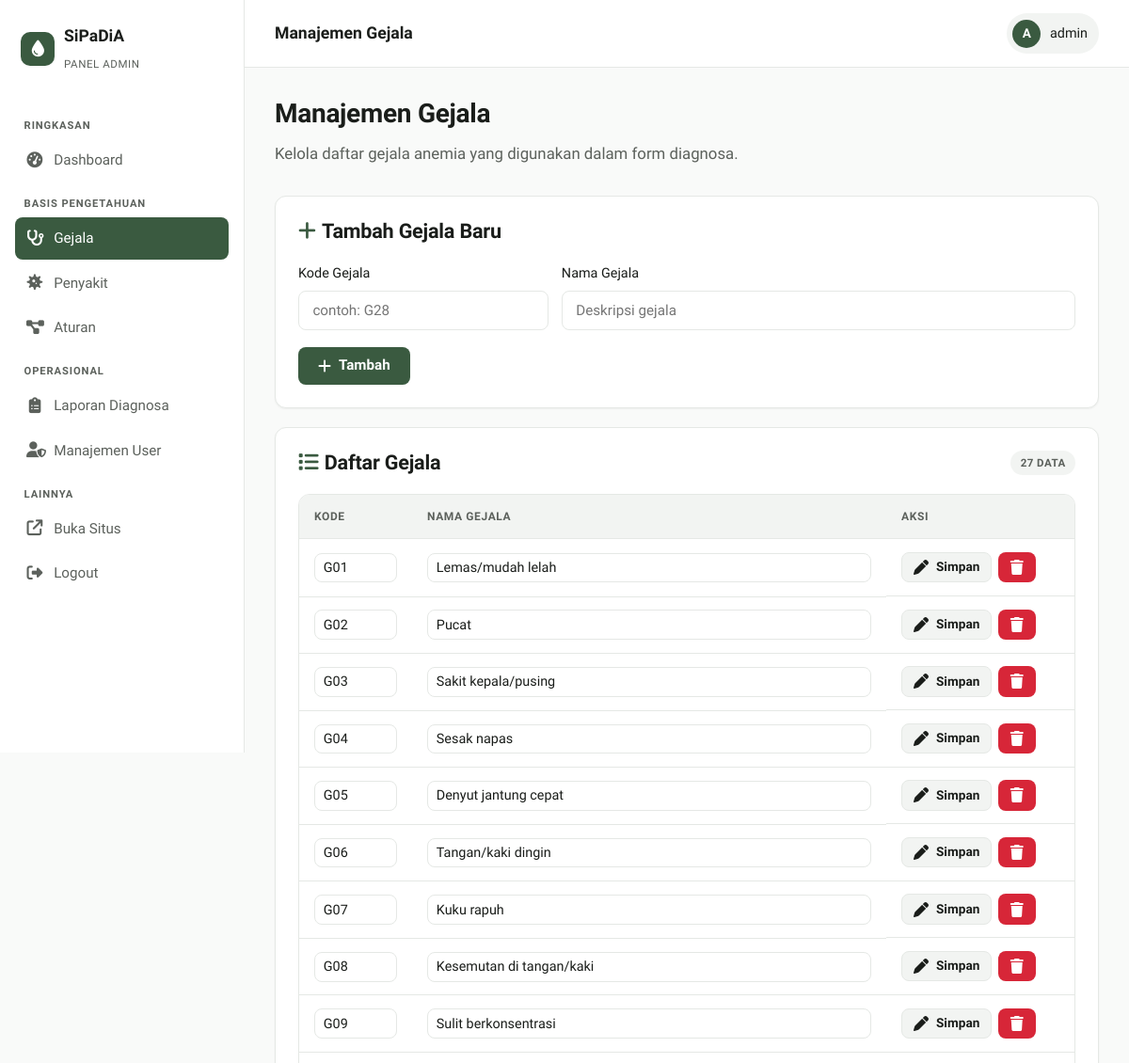
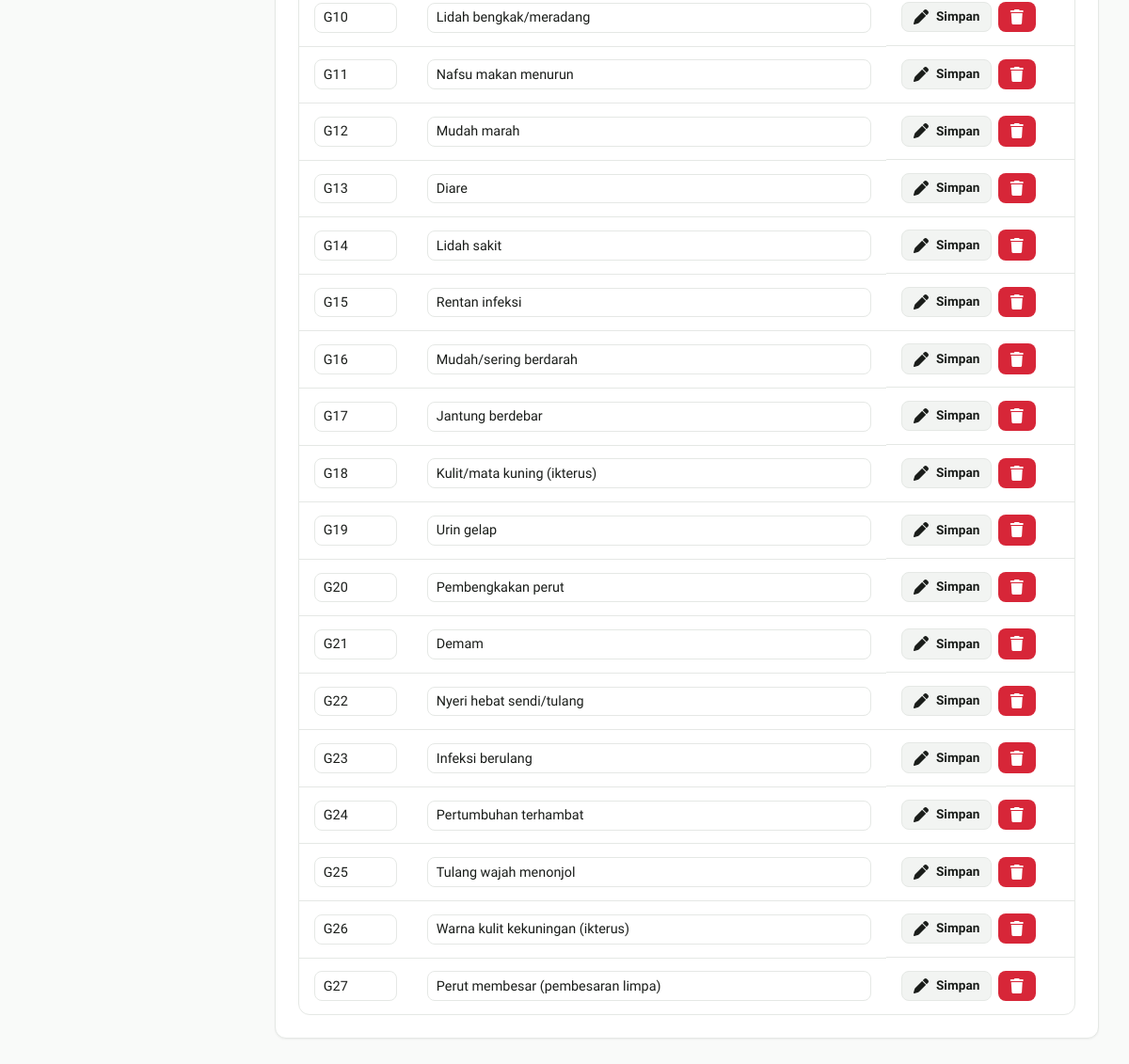
Page /admin/crud_gejala.php (signed in) on the committed database (2 pictures, top to bottom).
### tables this page shows
CREATE TABLE IF NOT EXISTS gejala (
  id_gejala INT AUTO_INCREMENT PRIMARY KEY,
  kode_gejala VARCHAR(5) UNIQUE,
  nama_gejala VARCHAR(100)
);

### admin/crud_gejala.php (the view, shortened to what this page needs)
<?php
include '../config.php';
$gejala = $conn->query("SELECT * FROM gejala ORDER BY kode_gejala ASC");
include '../partials/admin_header.php';
?>
<div class="page-header">
    <h2>Manajemen Gejala</h2>
    <p class="lead">Kelola daftar gejala anemia yang digunakan dalam form diagnosa.</p>
</div>
<div class="card">
    <div class="card-head"><h3><i class="fa-solid fa-plus" style="color:var(--primary);margin-right:.4rem;"></i>Tambah Gejala Baru</h3></div>
    <form method="post" data-testid="form-tambah-gejala">
        <div class="form-row">
            <div class="form-group">
                <label>Kode Gejala</label>
                <input type="text" name="kode_gejala" placeholder="contoh: G28" required maxlength="5" data-testid="input-kode-gejala">
            </div>
            <div class="form-group" style="grid-column: span 2;">
                <label>Nama Gejala</label>
                <input type="text" name="nama_gejala" placeholder="Deskripsi gejala" required data-testid="input-nama-gejala">
            </div>
        </div>
        <button type="submit" name="tambah" class="btn btn-primary" data-testid="btn-tambah-gejala"><i class="fa-solid fa-plus"></i> Tambah</button>
    </form>
</div>
<div class="card">
    <div class="card-head">
        <h3><i class="fa-solid fa-list" style="color:var(--primary);margin-right:.4rem;"></i>Daftar Gejala</h3>
        <span class="badge badge-muted"><?php echo $gejala->num_rows; ?> data</span>
    </div>
    <div class="table-wrap">
        <table class="data">
            <thead><tr><th style="width:120px;">Kode</th><th>Nama Gejala</th><th style="width:200px;">Aksi</th></tr></thead>
            <tbody>
            <?php if ($gejala->num_rows === 0): ?>
                <tr><td colspan="3" class="text-center text-muted" style="padding:2rem;">Belum ada gejala.</td></tr>
            <?php else: while ($g = $gejala->fetch_assoc()): ?>
                <tr data-testid="row-gejala-<?php echo $g['id_gejala']; ?>">
                    <form method="post" style="display:contents;">
                        <td><input type="text" name="kode_gejala" value="<?php echo htmlspecialchars($g['kode_gejala']); ?>" maxlength="5" required></td>
                        <td><input type="text" name="nama_gejala" value="<?php echo htmlspecialchars($g['nama_gejala']); ?>" required></td>
                        <td class="actions-cell">
                            <button name="edit" type="submit" class="btn btn-secondary btn-sm" data-testid="btn-edit-<?php echo $g['id_gejala']; ?>"><i class="fa-solid fa-pen"></i> Simpan</button>
                            <a href="?hapus=<?php echo $g['id_gejala']; ?>" class="btn btn-danger btn-sm" onclick="return confirm('Hapus gejala ini? Aturan terkait juga akan dihapus.');" data-testid="btn-hapus-<?php echo $g['id_gejala']; ?>"><i class="fa-solid fa-trash"></i></a>
                        </td>
                    </form>
                </tr>
            <?php endwhile; endif; ?>
            </tbody>
        </table>
    </div>
</div>
<?php include '../partials/admin_footer.php'; ?>

### assets/style.css (style rules this page uses)
:root { --bg: #F9FAF9; --surface: #FFFFFF; --surface-alt: #F2F4F2; --primary: #3A5A40; --primary-hover: #2B4330; --primary-soft: #E8EFE9; --secondary: #A3B18A; --text: #1A1D1A; --text-muted: #5C615C; --border: #E5E8E5; --success: #2D6A4F; --success-soft: #E8F5E9; --danger: #D72638; --danger-hover: #B01B29; --danger-soft: #FDECEE; --warning: #F4A261; --warning-soft: #FFF4E6; --info: #1565C0; --info-soft: #E3F2FD; --font-heading: 'Epilogue', system-ui, sans-serif; --font-body: 'Work Sans', system-ui, sans-serif; --r-sm: 4px; --r-md: 8px; --r-lg: 12px; --r-pill: 9999px; --shadow-sm: 0 1px 2px rgba(0,0,0,0.05); --shadow-md: 0 4px 6px -1px rgba(0,0,0,0.05), 0 2px 4px -1px rgba(0,0,0,0.03); --shadow-lg: 0 10px 15px -3px rgba(0,0,0,0.06), 0 4px 6px -2px rgba(0,0,0,0.03); --t-fast: 0.15s ease; --t: 0.2s cubic-bezier(0.4, 0, 0.2, 1); }
* { box-sizing: border-box; }
html, body { margin: 0; padding: 0; background: var(--bg); color: var(--text); font-family: var(--font-body); font-size: 16px; line-height: 1.6; -webkit-font-smoothing: antialiased; }
h1, h2, h3, h4, h5 { font-family: var(--font-heading); color: var(--text); margin: 0 0 0.75rem; line-height: 1.2; letter-spacing: -0.01em; }
h2 { font-size: 1.75rem; font-weight: 700; }
h3 { font-size: 1.35rem; font-weight: 600; }
p { margin: 0 0 1rem; color: var(--text); }
a { color: var(--primary); text-decoration: none; transition: color var(--t-fast); }
.page-header { margin-bottom: 2rem; }
.page-header .lead { color: var(--text-muted); font-size: 1.05rem; }
.card { background: var(--surface); border: 1px solid var(--border); border-radius: var(--r-lg); padding: 1.5rem; box-shadow: var(--shadow-sm); }
.card + .card { margin-top: 1.25rem; }
.card-head { display: flex; justify-content: space-between; align-items: center; gap: 1rem; margin-bottom: 1.25rem; }
.card-head h3, .card-head h2 { margin: 0; }
.btn { display: inline-flex; align-items: center; justify-content: center; gap: 0.5rem; padding: 0.7rem 1.25rem; font-family: var(--font-body); font-size: 0.95rem; font-weight: 600; border: 1px solid transparent; border-radius: var(--r-md); cursor: pointer; text-decoration: none; transition: var(--t); line-height: 1; }
.btn i { font-size: 1rem; }
.btn-primary { background: var(--primary); color: #fff; }
.btn-secondary { background: var(--surface-alt); color: var(--text); border-color: var(--border); }
.btn-danger { background: var(--danger); color: #fff; }
.btn-sm { padding: 0.45rem 0.75rem; font-size: 0.85rem; }
.form-group { margin-bottom: 1.1rem; }
.form-group label { display: block; margin-bottom: 0.4rem; font-weight: 500; font-size: 0.9rem; color: var(--text); }
.input, input[type="text"], input[type="password"], input[type="email"], input[type="number"], select, textarea { width: 100%; padding: 0.7rem 0.9rem; background: var(--surface); border: 1px solid var(--border); border-radius: var(--r-md); font-family: var(--font-body); font-size: 0.95rem; color: var(--text); transition: var(--t); outline: none; }
.form-row { display: grid; grid-template-columns: repeat(auto-fit, minmax(180px, 1fr)); gap: 0.85rem; }
.table-wrap { overflow-x: auto; border: 1px solid var(--border); border-radius: var(--r-lg); background: var(--surface); }
table.data { width: 100%; border-collapse: collapse; }
table.data th, table.data td { text-align: left; padding: 0.85rem 1rem; border-bottom: 1px solid var(--border); font-size: 0.95rem; vertical-align: middle; }
table.data th { background: var(--surface-alt); color: var(--text-muted); text-transform: uppercase; font-size: 0.75rem; letter-spacing: 0.05em; font-weight: 600; }
table.data tr:last-child td { border-bottom: none; }
table.data td input, table.data td select, table.data td textarea { padding: 0.4rem 0.55rem; font-size: 0.9rem; }
.actions-cell { white-space: nowrap; display: flex; gap: 0.4rem; }
.badge { display: inline-block; padding: 0.22rem 0.65rem; border-radius: var(--r-pill); font-size: 0.72rem; font-weight: 600; text-transform: uppercase; letter-spacing: 0.04em; }
.badge-muted { background: var(--surface-alt); color: var(--text-muted); }

### rows in the picture
gejala: kode_gejala "G01", nama_gejala "Lemas/mudah lelah"
gejala: kode_gejala "G02", nama_gejala "Pucat"
gejala: kode_gejala "G03", nama_gejala "Sakit kepala/pusing"
gejala: kode_gejala "G04", nama_gejala "Sesak napas"
gejala: kode_gejala "G05", nama_gejala "Denyut jantung cepat"
gejala: kode_gejala "G06", nama_gejala "Tangan/kaki dingin"
gejala: kode_gejala "G07", nama_gejala "Kuku rapuh"
gejala: kode_gejala "G08", nama_gejala "Kesemutan di tangan/kaki"
gejala: kode_gejala "G09", nama_gejala "Sulit berkonsentrasi"
gejala: kode_gejala "G10", nama_gejala "Lidah bengkak/meradang"
gejala: kode_gejala "G11", nama_gejala "Nafsu makan menurun"
gejala: kode_gejala "G12", nama_gejala "Mudah marah"
gejala: kode_gejala "G13", nama_gejala "Diare"
gejala: kode_gejala "G14", nama_gejala "Lidah sakit"
gejala: kode_gejala "G15", nama_gejala "Rentan infeksi"
gejala: kode_gejala "G16", nama_gejala "Mudah/sering berdarah"
gejala: kode_gejala "G17", nama_gejala "Jantung berdebar"
gejala: kode_gejala "G18", nama_gejala "Kulit/mata kuning (ikterus)"
gejala: kode_gejala "G19", nama_gejala "Urin gelap"
gejala: kode_gejala "G20", nama_gejala "Pembengkakan perut"
gejala: kode_gejala "G21", nama_gejala "Demam"
gejala: kode_gejala "G22", nama_gejala "Nyeri hebat sendi/tulang"
gejala: kode_gejala "G23", nama_gejala "Infeksi berulang"
gejala: kode_gejala "G24", nama_gejala "Pertumbuhan terhambat"
gejala: kode_gejala "G25", nama_gejala "Tulang wajah menonjol"
gejala: kode_gejala "G26", nama_gejala "Warna kulit kekuningan (ikterus)"
gejala: kode_gejala "G27", nama_gejala "Perut membesar (pembesaran limpa)"

### other values in the picture
$page_title "Manajemen Gejala"
$initial "A"
$user "admin"
$gejala->num_rows "27"
